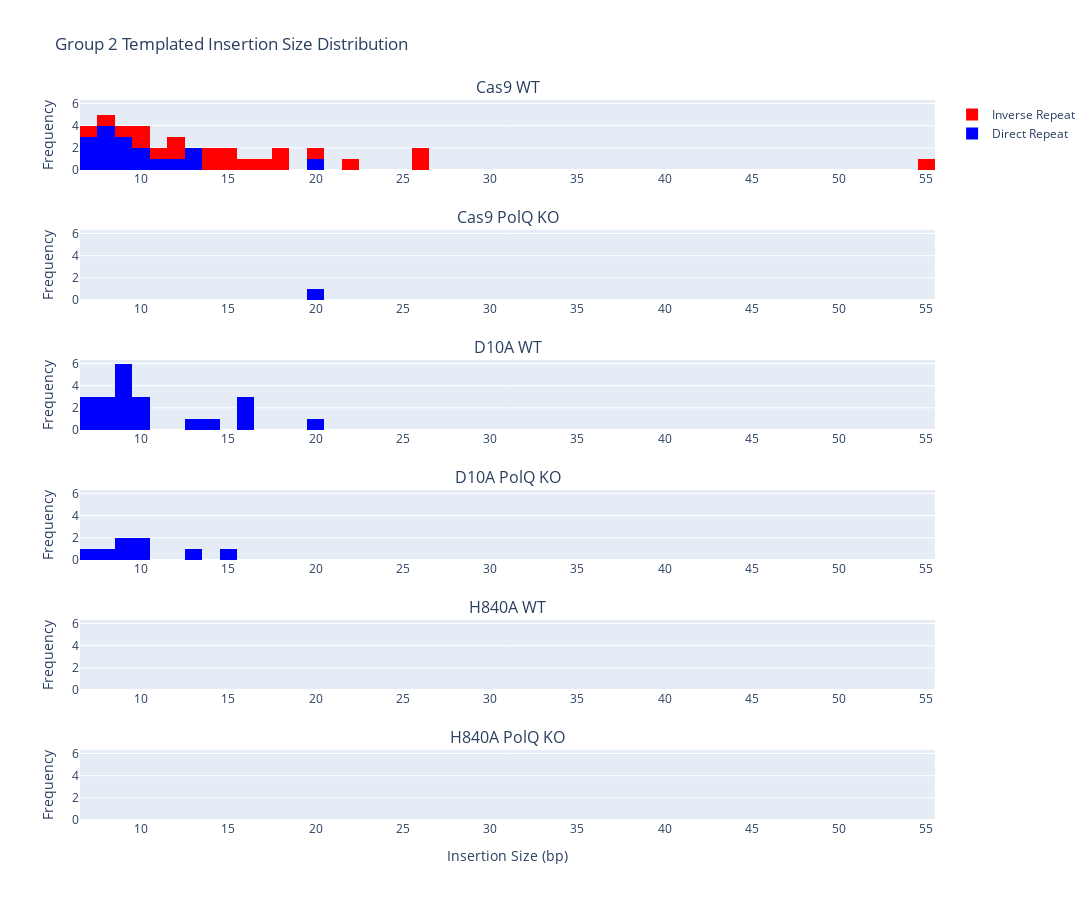

Notebook source saved alongside this figure:
### Markdown cell above
# Insertion Distribution Graphs

### Code cell
# Iterate over file paths
fig = make_subplots(rows=6, cols=1, shared_xaxes=True, shared_yaxes=True, subplot_titles=("Cas9 WT", "Cas9 PolQ KO", "D10A WT", "D10A PolQ KO", "H840A WT", "H840A PolQ KO"))

g2s01p = "endseq/g2s01_insertions_plus.csv"
g2s02p = "endseq/g2s02_insertions_plus.csv"
g2s03p = "endseq/g2s03_insertions_plus.csv"
g2s04p = "endseq/g2s04_insertions_plus.csv"
g2s05p = "endseq/g2s05_insertions_plus.csv"
g2s06p = "endseq/g2s06_insertions_plus.csv"

g2s01m = "endseq/g2s01_insertions_minus.csv"
g2s02m = "endseq/g2s02_insertions_minus.csv"
g2s03m = "endseq/g2s03_insertions_minus.csv"
g2s04m = "endseq/g2s04_insertions_minus.csv"
g2s05m = "endseq/g2s05_insertions_minus.csv"
g2s06m = "endseq/g2s06_insertions_minus.csv"

file_paths = [g2s01p, g2s01m, g2s04p, g2s04m, g2s02p, g2s02m, g2s05p, g2s05m, g2s03p, g2s03m, g2s06p, g2s06m]

DirectLegend = True
InverseLegend = True

for i, file_path in enumerate(file_paths):
    row = i // 2 + 1
    # Check if file is not empty
    if os.path.getsize(file_path) > 0:
        data = pd.read_csv(file_path, delimiter='\t', header=None)
        # Add histogram trace
        if (i % 2) == 0:
            fig.add_trace(go.Histogram(x=data[3].values, nbinsx=50, bingroup=1, name="Direct Repeat", 
                                       showlegend = DirectLegend, marker=dict(color='blue')), row=row, col=1)
            DirectLegend = False
        else:
            fig.add_trace(go.Histogram(x=data[3].values, nbinsx=50, bingroup=1, name="Inverse Repeat",
                                       showlegend = InverseLegend,marker=dict(color='red')), row=row, col=1)
            InverseLegend = False
    else:
        # Add empty trace
        fig.add_trace(go.Histogram(x=[], y=[]), row=row, col=1)

fig.update_layout(barmode='stack',title_text="Group 2 Templated Insertion Size Distribution")

fig.update_layout(
    autosize=False,
    width=1100,
    height=900,
)

fig.update_yaxes(title_text="Frequency", row=1, col=1, automargin=True)
fig.update_yaxes(title_text="Frequency", row=2, col=1, automargin=True)
fig.update_yaxes(title_text="Frequency", row=3, col=1, automargin=True)
fig.update_yaxes(title_text="Frequency", row=4, col=1, automargin=True)
fig.update_yaxes(title_text="Frequency", row=5, col=1, automargin=True)
fig.update_yaxes(title_text="Frequency", row=6, col=1, automargin=True)

fig.update_xaxes(title_text="Insertion Size (bp)", row=6, col=1, automargin=True)

fig.update_layout(
    {
        "yaxis": {"matches": None},
        "yaxis2": {"matches": "y", "showticklabels": True},
        "yaxis3": {"matches": "y", "showticklabels": True},
        "yaxis4": {"matches": "y", "showticklabels": True},
        "yaxis5": {"matches": "y", "showticklabels": True},
        "yaxis6": {"matches": "y", "showticklabels": True}
    }
)

fig.update_layout(
    {
        "xaxis": {"matches": None, "showticklabels": True},
        "xaxis2": {"matches": "x", "showticklabels": True},
        "xaxis3": {"matches": "x", "showticklabels": True},
        "xaxis4": {"matches": "x", "showticklabels": True},
        "xaxis5": {"matches": "x", "showticklabels": True},
        "xaxis6": {"matches": "x", "showticklabels": True}
    }
)

### Figure 1 — Plotly figure (JSON) as saved in the notebook; plotly's stock layout.template omitted (floating-point values rounded to 4 significant figures)
{"data": [{"bingroup": "1", "marker": {"color": "blue"}, "name": "Direct Repeat", "nbinsx": 50, "showlegend": true, "type": "histogram", "x": [7, 10, 10, 13, 7, 7, 11, 8, 9, 8, 20, 9, 8, 8, 9, 12, 13], "xaxis": "x", "yaxis": "y"}, {"bingroup": "1", "marker": {"color": "red"}, "name": "Inverse Repeat", "nbinsx": 50, "showlegend": true, "type": "histogram", "x": [18, 55, 20, 14, 11, 7, 15, 16, 17, 26, 8, 22, 10, 18, 12, 26, 12, 14, 9, 15, 10], "xaxis": "x", "yaxis": "y"}, {"bingroup": "1", "marker": {"color": "blue"}, "name": "Direct Repeat", "nbinsx": 50, "showlegend": false, "type": "histogram", "x": [20], "xaxis": "x2", "yaxis": "y2"}, {"type": "histogram", "x": [], "xaxis": "x2", "y": [], "yaxis": "y2"}, {"bingroup": "1", "marker": {"color": "blue"}, "name": "Direct Repeat", "nbinsx": 50, "showlegend": false, "type": "histogram", "x": [8, 10, 8, 9, 10, 16, 7, 20, 16, 10, 9, 16, 9, 7, 14, 13, 9, 9, 8, 9, 7], "xaxis": "x3", "yaxis": "y3"}, {"type": "histogram", "x": [], "xaxis": "x3", "y": [], "yaxis": "y3"}, {"bingroup": "1", "marker": {"color": "blue"}, "name": "Direct Repeat", "nbinsx": 50, "showlegend": false, "type": "histogram", "x": [7, 8, 9, 13, 10, 15, 10, 9], "xaxis": "x4", "yaxis": "y4"}, {"type": "histogram", "x": [], "xaxis": "x4", "y": [], "yaxis": "y4"}, {"type": "histogram", "x": [], "xaxis": "x5", "y": [], "yaxis": "y5"}, {"type": "histogram", "x": [], "xaxis": "x5", "y": [], "yaxis": "y5"}, {"type": "histogram", "x": [], "xaxis": "x6", "y": [], "yaxis": "y6"}, {"type": "histogram", "x": [], "xaxis": "x6", "y": [], "yaxis": "y6"}], "layout": {"annotations": [{"font": {"size": 16}, "showarrow": false, "text": "Cas9 WT", "x": 0.5, "xanchor": "center", "xref": "paper", "y": 1.0, "yanchor": "bottom", "yref": "paper"}, {"font": {"size": 16}, "showarrow": false, "text": "Cas9 PolQ KO", "x": 0.5, "xanchor": "center", "xref": "paper", "y": 0.8194, "yanchor": "bottom", "yref": "paper"}, {"font": {"size": 16}, "showarrow": false, "text": "D10A WT", "x": 0.5, "xanchor": "center", "xref": "paper", "y": 0.6389, "yanchor": "bottom", "yref": "paper"}, {"font": {"size": 16}, "showarrow": false, "text": "D10A PolQ KO", "x": 0.5, "xanchor": "center", "xref": "paper", "y": 0.4583, "yanchor": "bottom", "yref": "paper"}, {"font": {"size": 16}, "showarrow": false, "text": "H840A WT", "x": 0.5, "xanchor": "center", "xref": "paper", "y": 0.2778, "yanchor": "bottom", "yref": "paper"}, {"font": {"size": 16}, "showarrow": false, "text": "H840A PolQ KO", "x": 0.5, "xanchor": "center", "xref": "paper", "y": 0.09722, "yanchor": "bottom", "yref": "paper"}], "autosize": false, "barmode": "stack", "height": 900, "title": {"text": "Group 2 Templated Insertion Size Distribution"}, "width": 1100, "xaxis": {"anchor": "y", "autorange": true, "domain": [0, 1], "range": [6.5, 55.5], "showticklabels": true, "type": "linear"}, "xaxis2": {"anchor": "y2", "autorange": true, "domain": [0, 1], "matches": "x", "range": [6.5, 55.5], "showticklabels": true, "type": "linear"}, "xaxis3": {"anchor": "y3", "autorange": true, "domain": [0, 1], "matches": "x", "range": [6.5, 55.5], "showticklabels": true, "type": "linear"}, "xaxis4": {"anchor": "y4", "autorange": true, "domain": [0, 1], "matches": "x", "range": [6.5, 55.5], "showticklabels": true, "type": "linear"}, "xaxis5": {"anchor": "y5", "autorange": true, "domain": [0, 1], "matches": "x", "range": [6.5, 55.5], "showticklabels": true}, "xaxis6": {"anchor": "y6", "automargin": true, "autorange": true, "domain": [0, 1], "matches": "x", "range": [6.5, 55.5], "showticklabels": true, "title": {"text": "Insertion Size (bp)"}}, "yaxis": {"anchor": "x", "automargin": true, "autorange": true, "domain": [0.9028, 1.0], "range": [0, 6.316], "title": {"text": "Frequency"}}, "yaxis2": {"anchor": "x2", "automargin": true, "autorange": true, "domain": [0.7222, 0.8194], "matches": "y", "range": [0, 6.316], "showticklabels": true, "title": {"text": "Frequency"}}, "yaxis3": {"anchor": "x3", "automargin": true, "autorange": true, "domain": [0.5417, 0.6389], "matches": "y", "range": [0, 6.316], "showticklabels": true, "title": {"text": "Frequency"}}, "yaxis4": {"anchor": "x4", "automargin": true, "autorange": true, "domain": [0.3611, 0.4583], "matches": "y", "range": [0, 6.316], "showticklabels": true, "title": {"text": "Frequency"}}, "yaxis5": {"anchor": "x5", "automargin": true, "autorange": true, "domain": [0.1806, 0.2778], "matches": "y", "range": [0, 6.316], "showticklabels": true, "title": {"text": "Frequency"}}, "yaxis6": {"anchor": "x6", "automargin": true, "autorange": true, "domain": [0, 0.09722], "matches": "y", "range": [0, 6.316], "showticklabels": true, "title": {"text": "Frequency"}}}}
